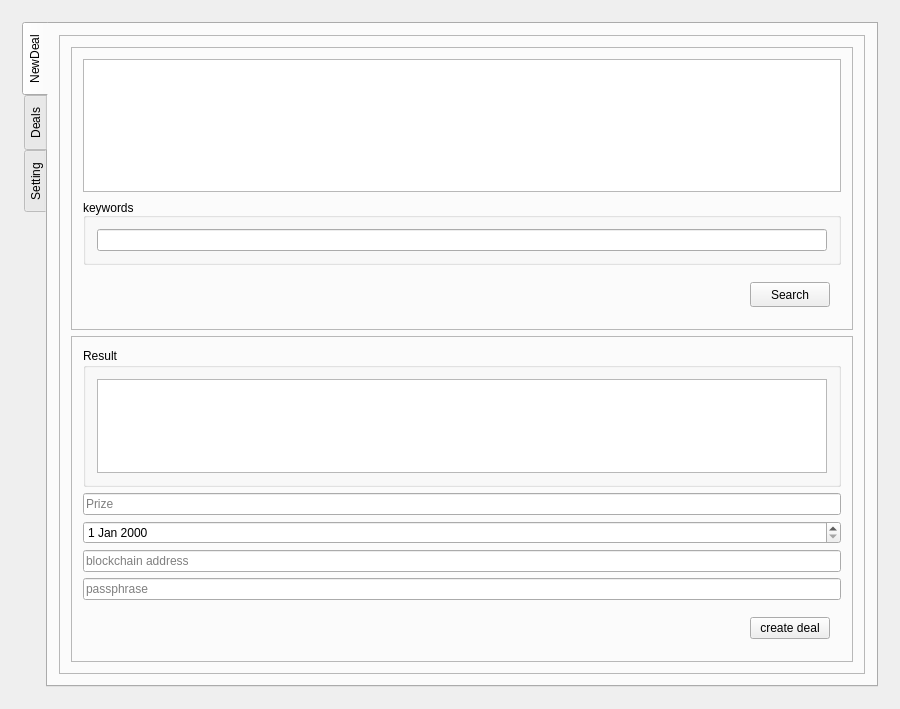
<?xml version="1.0" encoding="UTF-8"?>
<ui version="4.0">
 <class>MainWindow</class>
 <widget class="QMainWindow" name="MainWindow">
  <property name="geometry">
   <rect>
    <x>0</x>
    <y>0</y>
    <width>900</width>
    <height>709</height>
   </rect>
  </property>
  <property name="minimumSize">
   <size>
    <width>900</width>
    <height>600</height>
   </size>
  </property>
  <property name="windowTitle">
   <string>MainWindow</string>
  </property>
  <widget class="QWidget" name="centralWidget">
   <layout class="QVBoxLayout" name="verticalLayout_2">
    <item>
     <widget class="QStackedWidget" name="stackedWidget">
      <property name="currentIndex">
       <number>2</number>
      </property>
      <widget class="QWidget" name="LoginPage">
       <layout class="QVBoxLayout" name="verticalLayout_3">
        <item>
         <spacer name="verticalSpacer">
          <property name="orientation">
           <enum>Qt::Vertical</enum>
          </property>
          <property name="sizeHint" stdset="0">
           <size>
            <width>20</width>
            <height>40</height>
           </size>
          </property>
         </spacer>
        </item>
        <item>
         <widget class="QFrame" name="frame_14">
          <property name="frameShape">
           <enum>QFrame::NoFrame</enum>
          </property>
          <property name="frameShadow">
           <enum>QFrame::Raised</enum>
          </property>
          <layout class="QHBoxLayout" name="horizontalLayout_9">
           <item>
            <spacer name="horizontalSpacer_9">
             <property name="orientation">
              <enum>Qt::Horizontal</enum>
             </property>
             <property name="sizeHint" stdset="0">
              <size>
               <width>40</width>
               <height>20</height>
              </size>
             </property>
            </spacer>
           </item>
           <item>
            <widget class="QFrame" name="frame_2">
             <property name="frameShape">
              <enum>QFrame::NoFrame</enum>
             </property>
             <property name="frameShadow">
              <enum>QFrame::Raised</enum>
             </property>
             <layout class="QVBoxLayout" name="verticalLayout_5">
              <item>
               <widget class="QFrame" name="frame_4">
                <property name="frameShape">
                 <enum>QFrame::NoFrame</enum>
                </property>
                <property name="frameShadow">
                 <enum>QFrame::Raised</enum>
                </property>
                <layout class="QHBoxLayout" name="horizontalLayout_2">
                 <item>
                  <spacer name="horizontalSpacer">
                   <property name="orientation">
                    <enum>Qt::Horizontal</enum>
                   </property>
                   <property name="sizeHint" stdset="0">
                    <size>
                     <width>40</width>
                     <height>20</height>
                    </size>
                   </property>
                  </spacer>
                 </item>
                 <item>
                  <widget class="QFrame" name="frame_3">
                   <property name="frameShape">
                    <enum>QFrame::StyledPanel</enum>
                   </property>
                   <property name="frameShadow">
                    <enum>QFrame::Raised</enum>
                   </property>
                   <layout class="QVBoxLayout" name="verticalLayout_4">
                    <item>
                     <widget class="QLineEdit" name="log_usernameText">
                      <property name="maximumSize">
                       <size>
                        <width>150</width>
                        <height>1000</height>
                       </size>
                      </property>
                      <property name="font">
                       <font>
                        <pointsize>14</pointsize>
                       </font>
                      </property>
                      <property name="placeholderText">
                       <string>username</string>
                      </property>
                     </widget>
                    </item>
                    <item>
                     <widget class="QLineEdit" name="log_passwordText">
                      <property name="maximumSize">
                       <size>
                        <width>150</width>
                        <height>16777215</height>
                       </size>
                      </property>
                      <property name="font">
                       <font>
                        <pointsize>14</pointsize>
                       </font>
                      </property>
                      <property name="echoMode">
                       <enum>QLineEdit::Password</enum>
                      </property>
                      <property name="placeholderText">
                       <string>password</string>
                      </property>
                     </widget>
                    </item>
                   </layout>
                  </widget>
                 </item>
                 <item>
                  <spacer name="horizontalSpacer_2">
                   <property name="orientation">
                    <enum>Qt::Horizontal</enum>
                   </property>
                   <property name="sizeHint" stdset="0">
                    <size>
                     <width>40</width>
                     <height>20</height>
                    </size>
                   </property>
                  </spacer>
                 </item>
                </layout>
               </widget>
              </item>
              <item>
               <widget class="QFrame" name="frame">
                <property name="frameShape">
                 <enum>QFrame::NoFrame</enum>
                </property>
                <property name="frameShadow">
                 <enum>QFrame::Raised</enum>
                </property>
                <layout class="QHBoxLayout" name="horizontalLayout">
                 <item>
                  <widget class="QPushButton" name="log_loginButton">
                   <property name="text">
                    <string>Login</string>
                   </property>
                  </widget>
                 </item>
                 <item>
                  <widget class="QPushButton" name="log_registerButton">
                   <property name="text">
                    <string>Register</string>
                   </property>
                  </widget>
                 </item>
                </layout>
               </widget>
              </item>
             </layout>
            </widget>
           </item>
           <item>
            <spacer name="horizontalSpacer_10">
             <property name="orientation">
              <enum>Qt::Horizontal</enum>
             </property>
             <property name="sizeHint" stdset="0">
              <size>
               <width>40</width>
               <height>20</height>
              </size>
             </property>
            </spacer>
           </item>
          </layout>
         </widget>
        </item>
        <item>
         <spacer name="verticalSpacer_2">
          <property name="orientation">
           <enum>Qt::Vertical</enum>
          </property>
          <property name="sizeHint" stdset="0">
           <size>
            <width>20</width>
            <height>40</height>
           </size>
          </property>
         </spacer>
        </item>
       </layout>
      </widget>
      <widget class="QWidget" name="RegisterPage">
       <layout class="QVBoxLayout" name="verticalLayout_10">
        <item>
         <spacer name="verticalSpacer_3">
          <property name="orientation">
           <enum>Qt::Vertical</enum>
          </property>
          <property name="sizeHint" stdset="0">
           <size>
            <width>20</width>
            <height>19</height>
           </size>
          </property>
         </spacer>
        </item>
        <item>
         <widget class="QFrame" name="frame_13">
          <property name="frameShape">
           <enum>QFrame::NoFrame</enum>
          </property>
          <property name="frameShadow">
           <enum>QFrame::Raised</enum>
          </property>
          <layout class="QHBoxLayout" name="horizontalLayout_8">
           <item>
            <spacer name="horizontalSpacer_7">
             <property name="orientation">
              <enum>Qt::Horizontal</enum>
             </property>
             <property name="sizeHint" stdset="0">
              <size>
               <width>40</width>
               <height>20</height>
              </size>
             </property>
            </spacer>
           </item>
           <item>
            <widget class="QFrame" name="frame_5">
             <property name="frameShape">
              <enum>QFrame::NoFrame</enum>
             </property>
             <property name="frameShadow">
              <enum>QFrame::Raised</enum>
             </property>
             <layout class="QVBoxLayout" name="verticalLayout_8">
              <item>
               <widget class="QFrame" name="frame_9">
                <property name="frameShape">
                 <enum>QFrame::NoFrame</enum>
                </property>
                <property name="frameShadow">
                 <enum>QFrame::Raised</enum>
                </property>
                <layout class="QHBoxLayout" name="horizontalLayout_5">
                 <item>
                  <spacer name="horizontalSpacer_5">
                   <property name="orientation">
                    <enum>Qt::Horizontal</enum>
                   </property>
                   <property name="sizeHint" stdset="0">
                    <size>
                     <width>40</width>
                     <height>20</height>
                    </size>
                   </property>
                  </spacer>
                 </item>
                 <item>
                  <widget class="QFrame" name="frame_10">
                   <property name="frameShape">
                    <enum>QFrame::StyledPanel</enum>
                   </property>
                   <property name="frameShadow">
                    <enum>QFrame::Raised</enum>
                   </property>
                   <layout class="QVBoxLayout" name="verticalLayout_9">
                    <item>
                     <widget class="QLineEdit" name="reg_usernameText">
                      <property name="maximumSize">
                       <size>
                        <width>200</width>
                        <height>1000</height>
                       </size>
                      </property>
                      <property name="font">
                       <font>
                        <pointsize>14</pointsize>
                       </font>
                      </property>
                      <property name="placeholderText">
                       <string>username</string>
                      </property>
                     </widget>
                    </item>
                    <item>
                     <widget class="QLineEdit" name="reg_passwordText">
                      <property name="maximumSize">
                       <size>
                        <width>200</width>
                        <height>16777215</height>
                       </size>
                      </property>
                      <property name="font">
                       <font>
                        <pointsize>14</pointsize>
                       </font>
                      </property>
                      <property name="echoMode">
                       <enum>QLineEdit::Password</enum>
                      </property>
                      <property name="cursorPosition">
                       <number>0</number>
                      </property>
                      <property name="placeholderText">
                       <string>password</string>
                      </property>
                     </widget>
                    </item>
                    <item>
                     <widget class="QLineEdit" name="reg_confirmPassText">
                      <property name="maximumSize">
                       <size>
                        <width>200</width>
                        <height>16777215</height>
                       </size>
                      </property>
                      <property name="font">
                       <font>
                        <pointsize>14</pointsize>
                       </font>
                      </property>
                      <property name="echoMode">
                       <enum>QLineEdit::Password</enum>
                      </property>
                      <property name="placeholderText">
                       <string>confirm password</string>
                      </property>
                     </widget>
                    </item>
                   </layout>
                  </widget>
                 </item>
                 <item>
                  <spacer name="horizontalSpacer_6">
                   <property name="orientation">
                    <enum>Qt::Horizontal</enum>
                   </property>
                   <property name="sizeHint" stdset="0">
                    <size>
                     <width>40</width>
                     <height>20</height>
                    </size>
                   </property>
                  </spacer>
                 </item>
                </layout>
               </widget>
              </item>
              <item>
               <widget class="QFrame" name="frame_11">
                <property name="frameShape">
                 <enum>QFrame::NoFrame</enum>
                </property>
                <property name="frameShadow">
                 <enum>QFrame::Raised</enum>
                </property>
                <layout class="QHBoxLayout" name="horizontalLayout_6">
                 <item>
                  <widget class="QPushButton" name="reg_LoginButton">
                   <property name="text">
                    <string>Login</string>
                   </property>
                  </widget>
                 </item>
                 <item>
                  <widget class="QPushButton" name="reg_registerButton">
                   <property name="text">
                    <string>Register</string>
                   </property>
                  </widget>
                 </item>
                </layout>
               </widget>
              </item>
             </layout>
            </widget>
           </item>
           <item>
            <spacer name="horizontalSpacer_8">
             <property name="orientation">
              <enum>Qt::Horizontal</enum>
             </property>
             <property name="sizeHint" stdset="0">
              <size>
               <width>40</width>
               <height>20</height>
              </size>
             </property>
            </spacer>
           </item>
          </layout>
         </widget>
        </item>
        <item>
         <spacer name="verticalSpacer_4">
          <property name="orientation">
           <enum>Qt::Vertical</enum>
          </property>
          <property name="sizeHint" stdset="0">
           <size>
            <width>20</width>
            <height>20</height>
           </size>
          </property>
         </spacer>
        </item>
       </layout>
      </widget>
      <widget class="QWidget" name="DealManagerPage">
       <layout class="QVBoxLayout" name="verticalLayout_6">
        <item>
         <widget class="QTabWidget" name="del_tabs">
          <property name="tabPosition">
           <enum>QTabWidget::West</enum>
          </property>
          <property name="currentIndex">
           <number>0</number>
          </property>
          <widget class="QWidget" name="NewDeal">
           <attribute name="title">
            <string>NewDeal</string>
           </attribute>
           <layout class="QVBoxLayout" name="verticalLayout_7">
            <item>
             <widget class="QFrame" name="frame_6">
              <property name="frameShape">
               <enum>QFrame::StyledPanel</enum>
              </property>
              <property name="frameShadow">
               <enum>QFrame::Raised</enum>
              </property>
              <layout class="QVBoxLayout" name="verticalLayout_11">
               <item>
                <widget class="QFrame" name="frame_7">
                 <property name="minimumSize">
                  <size>
                   <width>0</width>
                   <height>250</height>
                  </size>
                 </property>
                 <property name="frameShape">
                  <enum>QFrame::StyledPanel</enum>
                 </property>
                 <property name="frameShadow">
                  <enum>QFrame::Raised</enum>
                 </property>
                 <layout class="QVBoxLayout" name="verticalLayout_12">
                  <item>
                   <widget class="QListWidget" name="new_keywordList"/>
                  </item>
                  <item>
                   <widget class="QGroupBox" name="groupBox_2">
                    <property name="acceptDrops">
                     <bool>false</bool>
                    </property>
                    <property name="title">
                     <string>keywords</string>
                    </property>
                    <property name="alignment">
                     <set>Qt::AlignBottom|Qt::AlignLeading|Qt::AlignLeft</set>
                    </property>
                    <property name="flat">
                     <bool>true</bool>
                    </property>
                    <property name="checkable">
                     <bool>false</bool>
                    </property>
                    <layout class="QHBoxLayout" name="horizontalLayout_7">
                     <property name="sizeConstraint">
                      <enum>QLayout::SetDefaultConstraint</enum>
                     </property>
                     <item>
                      <widget class="QLineEdit" name="new_addKeyword"/>
                     </item>
                    </layout>
                   </widget>
                  </item>
                  <item>
                   <widget class="QFrame" name="frame_12">
                    <property name="frameShape">
                     <enum>QFrame::NoFrame</enum>
                    </property>
                    <property name="frameShadow">
                     <enum>QFrame::Raised</enum>
                    </property>
                    <layout class="QHBoxLayout" name="horizontalLayout_10">
                     <item>
                      <spacer name="horizontalSpacer_4">
                       <property name="orientation">
                        <enum>Qt::Horizontal</enum>
                       </property>
                       <property name="sizeHint" stdset="0">
                        <size>
                         <width>40</width>
                         <height>20</height>
                        </size>
                       </property>
                      </spacer>
                     </item>
                     <item>
                      <widget class="QPushButton" name="new_searchButton">
                       <property name="minimumSize">
                        <size>
                         <width>0</width>
                         <height>25</height>
                        </size>
                       </property>
                       <property name="text">
                        <string>Search</string>
                       </property>
                      </widget>
                     </item>
                    </layout>
                   </widget>
                  </item>
                  <item>
                   <spacer name="verticalSpacer_6">
                    <property name="orientation">
                     <enum>Qt::Vertical</enum>
                    </property>
                    <property name="sizeHint" stdset="0">
                     <size>
                      <width>20</width>
                      <height>40</height>
                     </size>
                    </property>
                   </spacer>
                  </item>
                 </layout>
                </widget>
               </item>
               <item>
                <widget class="QFrame" name="new_searchResultFrame">
                 <property name="frameShape">
                  <enum>QFrame::StyledPanel</enum>
                 </property>
                 <property name="frameShadow">
                  <enum>QFrame::Raised</enum>
                 </property>
                 <layout class="QVBoxLayout" name="verticalLayout_13">
                  <item>
                   <widget class="QGroupBox" name="groupBox_3">
                    <property name="title">
                     <string>Result</string>
                    </property>
                    <layout class="QVBoxLayout" name="verticalLayout_14">
                     <item>
                      <widget class="QListWidget" name="new_documentList"/>
                     </item>
                    </layout>
                   </widget>
                  </item>
                  <item>
                   <widget class="QLineEdit" name="new_dealPrize">
                    <property name="placeholderText">
                     <string>Prize</string>
                    </property>
                   </widget>
                  </item>
                  <item>
                   <widget class="QDateEdit" name="new_dealExpireTime"/>
                  </item>
                  <item>
                   <widget class="QLineEdit" name="new_blockchainAddr">
                    <property name="placeholderText">
                     <string>blockchain address</string>
                    </property>
                   </widget>
                  </item>
                  <item>
                   <widget class="QLineEdit" name="new_blockchainPass">
                    <property name="echoMode">
                     <enum>QLineEdit::Password</enum>
                    </property>
                    <property name="placeholderText">
                     <string>passphrase</string>
                    </property>
                   </widget>
                  </item>
                  <item>
                   <widget class="QFrame" name="frame_15">
                    <property name="frameShape">
                     <enum>QFrame::NoFrame</enum>
                    </property>
                    <property name="frameShadow">
                     <enum>QFrame::Raised</enum>
                    </property>
                    <layout class="QHBoxLayout" name="horizontalLayout_11">
                     <item>
                      <spacer name="horizontalSpacer_11">
                       <property name="orientation">
                        <enum>Qt::Horizontal</enum>
                       </property>
                       <property name="sizeHint" stdset="0">
                        <size>
                         <width>688</width>
                         <height>20</height>
                        </size>
                       </property>
                      </spacer>
                     </item>
                     <item>
                      <widget class="QPushButton" name="new_createDealButton">
                       <property name="text">
                        <string>create deal</string>
                       </property>
                      </widget>
                     </item>
                    </layout>
                   </widget>
                  </item>
                 </layout>
                </widget>
               </item>
              </layout>
             </widget>
            </item>
           </layout>
          </widget>
          <widget class="QWidget" name="Deals">
           <attribute name="title">
            <string>Deals</string>
           </attribute>
          </widget>
          <widget class="QWidget" name="Setting">
           <attribute name="title">
            <string>Setting</string>
           </attribute>
           <layout class="QVBoxLayout" name="verticalLayout">
            <item>
             <widget class="QPushButton" name="deal_logout">
              <property name="text">
               <string>logout</string>
              </property>
             </widget>
            </item>
           </layout>
          </widget>
         </widget>
        </item>
       </layout>
      </widget>
     </widget>
    </item>
   </layout>
  </widget>
 </widget>
 <layoutdefault spacing="6" margin="11"/>
 <resources/>
 <connections/>
</ui>
